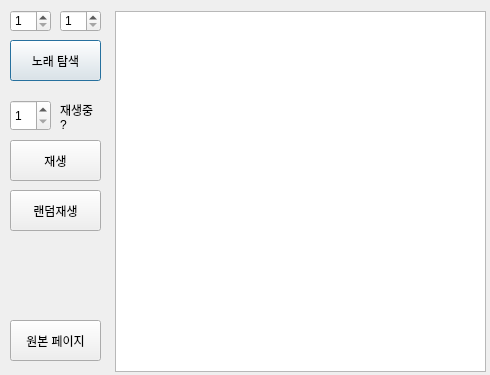
<?xml version="1.0" encoding="UTF-8"?>
<ui version="4.0">
 <class>Dialog</class>
 <widget class="QDialog" name="Dialog">
  <property name="geometry">
   <rect>
    <x>0</x>
    <y>0</y>
    <width>490</width>
    <height>375</height>
   </rect>
  </property>
  <property name="windowTitle">
   <string>Dialog</string>
  </property>
  <widget class="QPushButton" name="btn_searchSong">
   <property name="geometry">
    <rect>
     <x>10</x>
     <y>40</y>
     <width>91</width>
     <height>41</height>
    </rect>
   </property>
   <property name="text">
    <string>노래 탐색</string>
   </property>
  </widget>
  <widget class="QTextBrowser" name="textBrowser">
   <property name="geometry">
    <rect>
     <x>115</x>
     <y>11</y>
     <width>371</width>
     <height>361</height>
    </rect>
   </property>
  </widget>
  <widget class="QPushButton" name="btn_YtbOpen">
   <property name="geometry">
    <rect>
     <x>10</x>
     <y>140</y>
     <width>91</width>
     <height>41</height>
    </rect>
   </property>
   <property name="toolTipDuration">
    <number>-1</number>
   </property>
   <property name="text">
    <string>재생</string>
   </property>
  </widget>
  <widget class="QSpinBox" name="spinBoxPage">
   <property name="geometry">
    <rect>
     <x>10</x>
     <y>10</y>
     <width>41</width>
     <height>22</height>
    </rect>
   </property>
   <property name="toolTip">
    <string/>
   </property>
   <property name="minimum">
    <number>1</number>
   </property>
   <property name="maximum">
    <number>10</number>
   </property>
  </widget>
  <widget class="QSpinBox" name="spinBoxYtbOpen">
   <property name="geometry">
    <rect>
     <x>10</x>
     <y>100</y>
     <width>41</width>
     <height>31</height>
    </rect>
   </property>
   <property name="toolTip">
    <string/>
   </property>
   <property name="minimum">
    <number>1</number>
   </property>
   <property name="maximum">
    <number>200</number>
   </property>
   <property name="singleStep">
    <number>1</number>
   </property>
  </widget>
  <widget class="QSpinBox" name="spinBoxPage_2">
   <property name="geometry">
    <rect>
     <x>60</x>
     <y>10</y>
     <width>41</width>
     <height>22</height>
    </rect>
   </property>
   <property name="toolTip">
    <string/>
   </property>
   <property name="minimum">
    <number>1</number>
   </property>
   <property name="maximum">
    <number>10</number>
   </property>
  </widget>
  <widget class="QPushButton" name="btn_dcincide">
   <property name="geometry">
    <rect>
     <x>10</x>
     <y>320</y>
     <width>91</width>
     <height>41</height>
    </rect>
   </property>
   <property name="text">
    <string>원본 페이지</string>
   </property>
  </widget>
  <widget class="QPushButton" name="btn_RandYtbOpen">
   <property name="geometry">
    <rect>
     <x>10</x>
     <y>190</y>
     <width>91</width>
     <height>41</height>
    </rect>
   </property>
   <property name="toolTipDuration">
    <number>-1</number>
   </property>
   <property name="text">
    <string>랜덤재생</string>
   </property>
  </widget>
  <widget class="QLabel" name="label_Nowlisten">
   <property name="geometry">
    <rect>
     <x>60</x>
     <y>109</y>
     <width>61</width>
     <height>31</height>
    </rect>
   </property>
   <property name="text">
    <string>?</string>
   </property>
  </widget>
  <widget class="QLabel" name="label_play">
   <property name="geometry">
    <rect>
     <x>60</x>
     <y>100</y>
     <width>61</width>
     <height>20</height>
    </rect>
   </property>
   <property name="text">
    <string>재생중</string>
   </property>
  </widget>
 </widget>
 <resources/>
 <connections/>
</ui>
